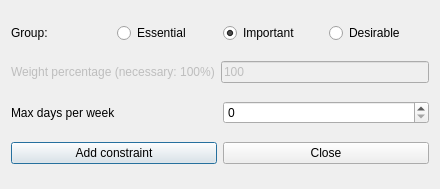
<?xml version="1.0" encoding="UTF-8"?>
<ui version="4.0">
 <class>AddConstraintTeachersMaxDaysPerWeekForm_template</class>
 <widget class="QDialog" name="AddConstraintTeachersMaxDaysPerWeekForm_template">
  <property name="geometry">
   <rect>
    <x>0</x>
    <y>0</y>
    <width>440</width>
    <height>189</height>
   </rect>
  </property>
  <property name="windowTitle">
   <string extracomment="This is the title of the dialog to add a new constraint of this type">Add teachers max days per week</string>
  </property>
  <layout class="QVBoxLayout" name="verticalLayout">
   <item>
    <layout class="QHBoxLayout" name="horizontalLayout_4">
     <item>
      <widget class="QLabel" name="groupTextLabel">
       <property name="text">
        <string>Group:</string>
       </property>
      </widget>
     </item>
     <item>
      <widget class="QRadioButton" name="essentialRadioButton">
       <property name="text">
        <string>Essential</string>
       </property>
      </widget>
     </item>
     <item>
      <widget class="QRadioButton" name="importantRadioButton">
       <property name="text">
        <string>Important</string>
       </property>
       <property name="checked">
        <bool>true</bool>
       </property>
      </widget>
     </item>
     <item>
      <widget class="QRadioButton" name="desirableRadioButton">
       <property name="text">
        <string>Desirable</string>
       </property>
      </widget>
     </item>
    </layout>
   </item>
   <item>
    <layout class="QHBoxLayout" name="horizontalLayout">
     <item>
      <widget class="QLabel" name="weightTextLabel">
       <property name="enabled">
        <bool>false</bool>
       </property>
       <property name="frameShape">
        <enum>QFrame::NoFrame</enum>
       </property>
       <property name="frameShadow">
        <enum>QFrame::Plain</enum>
       </property>
       <property name="text">
        <string>Weight percentage (necessary: 100%)</string>
       </property>
       <property name="wordWrap">
        <bool>false</bool>
       </property>
      </widget>
     </item>
     <item>
      <widget class="QLineEdit" name="weightLineEdit">
       <property name="enabled">
        <bool>false</bool>
       </property>
       <property name="text">
        <string notr="true">100</string>
       </property>
      </widget>
     </item>
    </layout>
   </item>
   <item>
    <layout class="QHBoxLayout" name="horizontalLayout_2">
     <item>
      <widget class="QLabel" name="maxDaysTextLabel">
       <property name="frameShape">
        <enum>QFrame::NoFrame</enum>
       </property>
       <property name="frameShadow">
        <enum>QFrame::Plain</enum>
       </property>
       <property name="text">
        <string>Max days per week</string>
       </property>
       <property name="wordWrap">
        <bool>false</bool>
       </property>
      </widget>
     </item>
     <item>
      <widget class="QSpinBox" name="maxDaysSpinBox"/>
     </item>
    </layout>
   </item>
   <item>
    <layout class="QHBoxLayout" name="horizontalLayout_3">
     <item>
      <widget class="QPushButton" name="addConstraintPushButton">
       <property name="text">
        <string>Add constraint</string>
       </property>
      </widget>
     </item>
     <item>
      <widget class="QPushButton" name="closePushButton">
       <property name="text">
        <string>Close</string>
       </property>
      </widget>
     </item>
    </layout>
   </item>
  </layout>
 </widget>
 <layoutdefault spacing="6" margin="11"/>
 <resources/>
 <connections/>
</ui>
